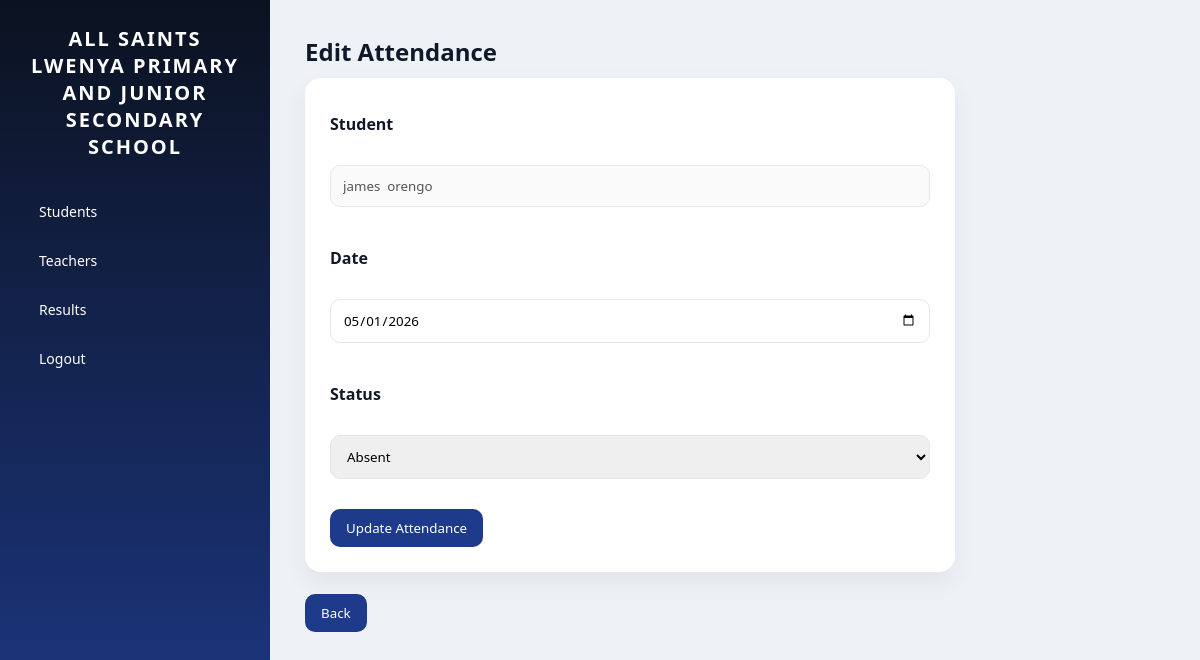
/attendance/edit/12/, run on the app's committed database.
### skullapp/models.py (models this page shows, shortened)
class Attendance(models.Model):
    student = models.ForeignKey(Student, on_delete=models.CASCADE)
    date = models.DateField()
    status = models.CharField(max_length=10, choices=[
        ('Present', 'Present'),
        ('Absent', 'Absent')
    ])

class Student(models.Model):
    first_name = models.CharField(max_length=100)
    last_name = models.CharField(max_length=100)
    admission_number = models.CharField(max_length=20, unique=True)
    student_class = models.CharField(max_length=20)

### skullapp/views.py (the view)
# urls.py: path('attendance/edit/<int:pk>/', views.edit_attendance, name='edit_attendance'),
def edit_attendance(request, pk):
    attendance = get_object_or_404(Attendance, pk=pk)
    if request.method == "POST":
        attendance.status = request.POST.get('status')
        attendance.date = request.POST.get('date')
        attendance.save()
        messages.success(request, "Attendance updated successfully!")
        return redirect('attendance')
    return render(request, 'edit_attendance.html', {'attendance': attendance})

### skullapp/templates/edit_attendance.html (shortened to what this page needs)
{% extends 'base.html' %}
{% block content %}
<h2>Edit Attendance</h2>
<form method="POST">
    <label>Student</label><br>
    <input type="text" value="{{ attendance.student.first_name }} {{ attendance.student.last_name }}" disabled>
    <br><br>
    <label>Date</label><br>
    <input type="date" name="date" value="{{ attendance.date|date:'Y-m-d' }}" required>
    <br><br>
    <label>Status</label><br>
    <select name="status">
        <option value="Absent" {% if attendance.status == "Absent" %}selected{% endif %}>Absent</option>
    </select>
    <br><br>
    <button type="submit">Update Attendance</button>
</form>
<br>
<a href="{% url 'attendance' %}">
    <button>Back</button>
</a>
{% endblock %}

### static/css/style.css (style rules this page uses)
* { margin: 0; padding: 0; box-sizing: border-box; font-family: 'Segoe UI', system-ui, sans-serif; }
body { display: flex; background: #eef2f7; color: #111827; min-height: 100vh; }
h2, h3 { margin-bottom: 10px; }
button { background: #1e3a8a; color: white; border: none; padding: 10px 16px; border-radius: 10px; cursor: pointer; transition: 0.2s; font-weight: 500; }
form { background: white; padding: 25px; border-radius: 16px; box-shadow: 0 10px 25px rgba(0,0,0,0.06); max-width: 650px; }
input, select { width: 100%; padding: 11px 12px; margin: 8px 0; border-radius: 10px; border: 1px solid #e5e7eb; outline: none; transition: 0.2s; }
label { font-weight: 600; margin-top: 10px; display: block; }
a { text-decoration: none; }

### data on the page
Attendance: student.first_name "james orengo", date "05/01/2026", status "Absent"
